Frame 1 (no input): blank canvas, image omitted
Frame 60 (the mouse pressed at the canvas centre just before this capture): blank canvas, image omitted
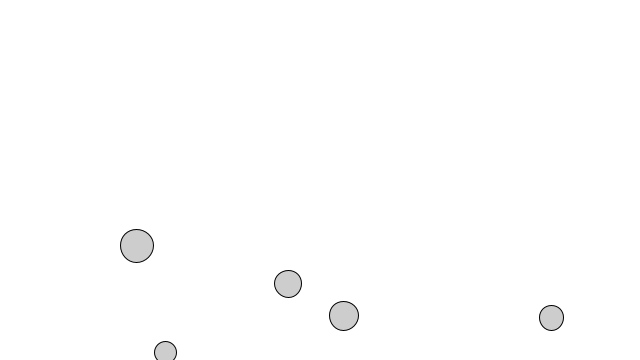
Frame 120 (the mouse held since frame 60 and released just before this capture)

The Processing sketch whose frames 1 and 60 were blank and that drew this single picture after the mouse press (run headless with seeded random() and noise(); from frame 60 on, the mouse is pressed at the canvas centre):

// Processing sketch: BubbleArray
// ── BubbleArray.pde
Bubble[] bubbles = new Bubble[100];

int total = 0;

void setup() {
  size(640, 360);
  for (int i = 0; i < bubbles.length; i++) {
    bubbles[i] = new Bubble(random(20, 40));
  }
}

void mousePressed() {
  total = total + 5; 
}

void keyPressed() {
   total = total - 1;
} 
 
void draw() {
  background(255);
  for (int i = 0; i < total; i++) {
    bubbles[i].ascend();
    bubbles[i].display();
    bubbles[i].top();
  }
}
// ── Bubble.pde
class Bubble {

  float x;
  float y;
  float diameter;
  
  boolean active = false;
  
  float yspeed;

  Bubble(float tempD) {
    x = random(width);
    y = height;
    diameter = tempD;
    yspeed = random(0.1,2);
  }

  void ascend() {
    y -= yspeed;
    x = x + random(-5,5);
  }

  void display() {
    stroke(0);
    fill(127,100);
    ellipse(x, y, diameter, diameter);
  }

  void top() {
    if (y < -diameter/2) {
      y = height+diameter/2;
    }
  }
}
